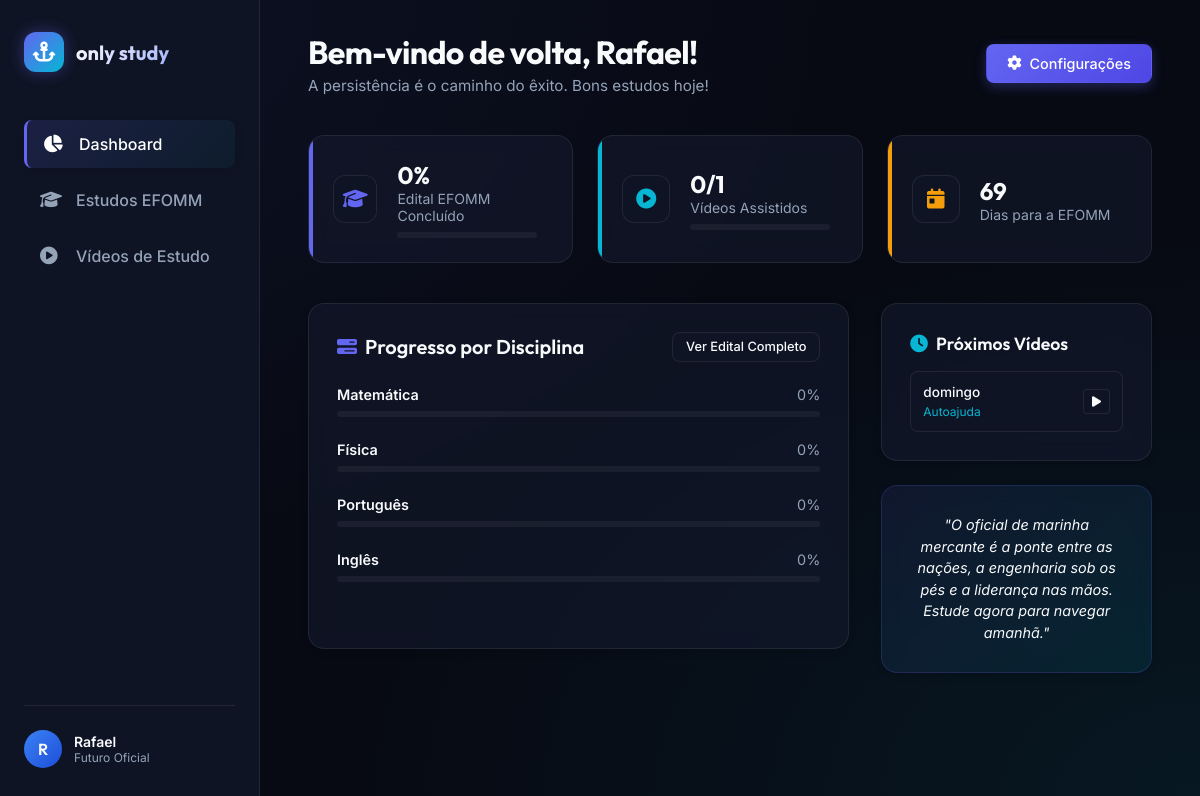
The page / on the database its author committed.
### tables this page shows
CREATE TABLE settings (
            key TEXT PRIMARY KEY,
            value TEXT
        );

CREATE TABLE study_videos (
            id INTEGER PRIMARY KEY AUTOINCREMENT,
            title TEXT NOT NULL,
            url TEXT NOT NULL,
            category TEXT NOT NULL,
            watched INTEGER DEFAULT 0,
            notes TEXT,
            created_at TIMESTAMP DEFAULT CURRENT_TIMESTAMP
        );

### app.py (the view)
@app.route('/')
def dashboard():
    db = get_db_connection()
    cursor = db.cursor()
    cursor.execute("SELECT COUNT(*) as total, SUM(CASE WHEN watched = 1 THEN 1 ELSE 0 END) as watched FROM study_videos")
    row_videos = cursor.fetchone()
    total_videos = row_videos['total'] or 0
    watched_videos = row_videos['watched'] or 0
    watched_pct = round((watched_videos / total_videos) * 100) if total_videos > 0 else 0
    video_stats = {
        'total': total_videos,
        'watched': watched_videos,
        'watched_pct': watched_pct
    }
    cursor.execute("SELECT * FROM study_videos WHERE watched = 0 ORDER BY id DESC LIMIT 3")
    pending_rows = cursor.fetchall()
    pending_videos = [dict(row) for row in pending_rows]
    cursor.execute("SELECT subject, status, COUNT(*) as count FROM efomm_topics GROUP BY subject, status")
    rows_efomm = cursor.fetchall()
    subjects = ['Matemática', 'Física', 'Português', 'Inglês']
    subject_stats = {sub: {'total': 0, 'completed': 0} for sub in subjects}
    overall_total = 0
    overall_completed = 0
    for row in rows_efomm:
        sub = row['subject']
        status = row['status']
        count = row['count']
        if sub in subject_stats:
            subject_stats[sub]['total'] += count
            overall_total += count
            if status == 'completed':
                subject_stats[sub]['completed'] += count
                overall_completed += count
    subjects_pct = {}
    for sub in subjects:
        total = subject_stats[sub]['total']
        completed = subject_stats[sub]['completed']
        subjects_pct[sub] = round((completed / total) * 100) if total > 0 else 0
    overall_pct = round((overall_completed / overall_total) * 100) if overall_total > 0 else 0
    efomm_progress = {
        'overall_pct': overall_pct,
        'subjects': subjects_pct
    }
    db.close()
    return render_template(
        'dashboard.html',
        active_page='dashboard',
        video_stats=video_stats,
        pending_videos=pending_videos,
        efomm_progress=efomm_progress
    )

### app.py (called while the page is built)
@app.context_processor
def inject_global_settings():
    db = get_db_connection()
    cursor = db.cursor()
    cursor.execute("SELECT value FROM settings WHERE key = 'user_name'")
    row_user = cursor.fetchone()
    user_name = row_user['value'] if row_user else 'Rafael'
    cursor.execute("SELECT value FROM settings WHERE key = 'exam_date'")
    row_date = cursor.fetchone()
    exam_date = row_date['value'] if row_date else '2026-08-15'
    db.close()
    return dict(user_name=user_name, exam_date=exam_date)

### database.py (called while the page is built)
def get_db_connection():
    conn = sqlite3.connect(DATABASE_PATH)
    conn.row_factory = sqlite3.Row
    return conn

### templates/dashboard.html (shortened to what this page needs)
{% extends "base.html" %}
{% block content %}
<header class="main-header">
    <div class="header-title">
        <h1>Bem-vindo de volta, <span id="welcome-name">{{ user_name or 'Rafael' }}</span>!</h1>
        <p>A persistência é o caminho do êxito. Bons estudos hoje!</p>
    </div>
    <div class="header-actions">
        <button class="btn btn-primary" id="open-config-btn">
            <i class="fa-solid fa-gear"></i> Configurações
        </button>
    </div>
</header>
<div class="stats-grid">
    <div class="stat-card" style="--accent-gradient: var(--color-primary); --icon-color: var(--color-primary);">
        <div class="stat-icon">
            <i class="fa-solid fa-graduation-cap"></i>
        </div>
        <div class="stat-info">
            <span class="stat-value" id="stat-efomm-percent">{{ efomm_progress.overall_pct }}%</span>
            <span class="stat-label">Edital EFOMM Concluído</span>
            <div class="progress-bar-container" style="width: 140px;">
            </div>
        </div>
    </div>
    <div class="stat-card" style="--accent-gradient: var(--color-secondary); --icon-color: var(--color-secondary);">
        <div class="stat-icon">
            <i class="fa-solid fa-circle-play"></i>
        </div>
        <div class="stat-info">
            <span class="stat-value" id="stat-videos-count">{{ video_stats.watched }}/{{ video_stats.total }}</span>
            <span class="stat-label">Vídeos Assistidos</span>
            <div class="progress-bar-container" style="width: 140px;">
            </div>
        </div>
    </div>
    <div class="stat-card" style="--accent-gradient: var(--color-warning); --icon-color: var(--color-warning);">
        <div class="stat-icon">
            <i class="fa-solid fa-calendar-day"></i>
        </div>
        <div class="stat-info">
            <span class="stat-value" id="stat-days-left">--</span>
            <span class="stat-label">Dias para a EFOMM</span>
        </div>
    </div>
</div>
<div class="dashboard-layout">
    <section class="card">
        <div class="card-header">
            <h2 class="card-title">
                <i class="fa-solid fa-bars-progress" style="color: var(--color-primary);"></i>
                Progresso por Disciplina
            </h2>
            <a href="{{ url_for('efomm') }}" class="btn btn-secondary" style="padding: 0.4rem 0.8rem; font-size: 0.8rem;">
                Ver Edital Completo
            </a>
        </div>
        <div style="display: flex; flex-direction: column; gap: 1.5rem;">
            {% for subject, pct in efomm_progress.subjects.items() %}
            <div>
                <div style="display: flex; justify-content: space-between; margin-bottom: 0.5rem; font-size: 0.9rem;">
                    <span style="font-weight: 600;">{{ subject }}</span>
                    <span style="color: var(--text-secondary);">{{ pct }}%</span>
                </div>
                <div class="progress-bar-container">
                </div>
            </div>
            {% endfor %}
        </div>
    </section>
    <div style="display: flex; flex-direction: column; gap: 1.5rem;">
        <section class="card" style="margin-bottom: 0;">
            <div class="card-header" style="margin-bottom: 1rem;">
                <h2 class="card-title" style="font-size: 1.1rem;">
                    <i class="fa-solid fa-clock" style="color: var(--color-secondary);"></i>
                    Próximos Vídeos
                </h2>
            </div>
            <div id="pending-videos-list" style="display: flex; flex-direction: column; gap: 0.75rem;">
                {% if pending_videos %}
                    {% for video in pending_videos %}
                    <div style="background-color: var(--bg-secondary); border: 1px solid var(--border-color); border-radius: var(--border-radius-sm); padding: 0.75rem; display: flex; align-items: center; justify-content: space-between; gap: 0.5rem;">
                        <div style="display: flex; flex-direction: column; gap: 0.25rem; overflow: hidden;">
                            <span style="font-weight: 500; font-size: 0.85rem; text-overflow: ellipsis; overflow: hidden; white-space: nowrap; color: var(--text-primary);">{{ video.title }}</span>
                            <span style="font-size: 0.75rem; color: var(--color-secondary);">{{ video.category }}</span>
                        </div>
                        <a href="{{ url_for('videos') }}" class="btn btn-secondary" style="padding: 0.35rem 0.5rem; font-size: 0.75rem; border-radius: 4px;">
                            <i class="fa-solid fa-play"></i>
                        </a>
                    </div>
                    {% endfor %}
                {% else %}
                    <p style="font-size: 0.85rem; color: var(--text-secondary); text-align: center; padding: 1rem 0;">Nenhum vídeo pendente! Adicione ou estude novos tópicos.</p>
                {% endif %}
            </div>
        </section>
        <section class="card" style="background: linear-gradient(135deg, rgba(99, 102, 241, 0.1), rgba(6, 182, 212, 0.1)); border-color: rgba(99, 102, 241, 0.2); margin-bottom: 0;">
            <p style="font-style: italic; font-size: 0.9rem; line-height: 1.5; color: var(--text-primary); text-align: center;">
                "O oficial de marinha mercante é a ponte entre as nações, a engenharia sob os pés e a liderança nas mãos. Estude agora para navegar amanhã."
            </p>
        </section>
    </div>
</div>
{% endblock %}

### templates/base.html (shortened to what this page needs)
<!DOCTYPE html>
<html lang="pt-BR">
<head>
    <link rel="stylesheet" href="https://cdnjs.cloudflare.com/ajax/libs/font-awesome/6.4.0/css/all.min.css">
    <link rel="stylesheet" href="{{ url_for('static', filename='css/style.css') }}">
</head>
<body>
    <div class="app-container">
        <aside class="sidebar">
            <div class="brand">
                <div class="brand-logo">
                    <i class="fa-solid fa-anchor"></i>
                </div>
                <span class="brand-name">only study</span>
            </div>
            <nav>
                <ul class="nav-menu">
                    <li class="nav-item {% if active_page == 'dashboard' %}active{% endif %}">
                        <a href="{{ url_for('dashboard') }}" id="nav-dashboard">
                            <i class="fa-solid fa-chart-pie"></i>
                            <span>Dashboard</span>
                        </a>
                    </li>
                    <li class="nav-item {% if active_page == 'efomm' %}active{% endif %}">
                        <a href="{{ url_for('efomm') }}" id="nav-efomm">
                            <i class="fa-solid fa-graduation-cap"></i>
                            <span>Estudos EFOMM</span>
                        </a>
                    </li>
                    <li class="nav-item {% if active_page == 'videos' %}active{% endif %}">
                        <a href="{{ url_for('videos') }}" id="nav-videos">
                            <i class="fa-solid fa-circle-play"></i>
                            <span>Vídeos de Estudo</span>
                        </a>
                    </li>
                </ul>
            </nav>
            <div class="sidebar-footer">
                <div class="user-profile">
                    <div class="user-avatar" id="profile-avatar">
                        {{ user_name[0] | upper if user_name else 'R' }}
                    </div>
                    <div class="user-info">
                        <span class="user-name" id="profile-name">{{ user_name or 'Rafael' }}</span>
                        <span class="user-role">Futuro Oficial</span>
                    </div>
                </div>
            </div>
        </aside>
        <main class="main-content">
            {% block content %}{% endblock %}
        </main>
    </div>
</body>
</html>

### rows shown on the page
settings: value "R", value "Rafael"
study_videos: title "domingo", category "Autoajuda"

### other values the page prints
{{ efomm_progress.overall_pct }} "0"
{{ video_stats.watched }} "0"
{{ video_stats.total }} "1"
{{ subject }} "Matemática" "Física" "Português" "Inglês"
{{ pct }} "0" "0" "0" "0"
